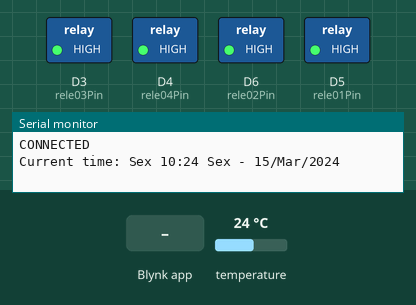
Simulated run of this sketch. Board: ESP8266 (NodeMCU). Parts: switched loads named in the sketch (green lamp = pin HIGH), the last lines printed to the serial monitor. The inputs (shaded band) are chosen by the test bench; at power-on: temperature 24 °C. WiFi joins after 1.5 s; servers stay silent unless stated; the local clock reads 2024-03-15 10:24:30 at power-on unless the sketch sets it.

Above: at 3.3 s.
3.4 s: temperature set to 0 °C
At 4.5 s:
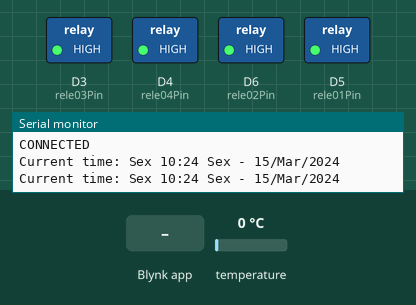
14.3 s: temperature set to 12 °C
At 24.2 s:
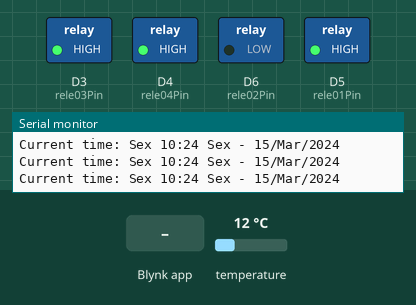
25.8 s: Blynk app writes 200 to V14
At 34.0 s:
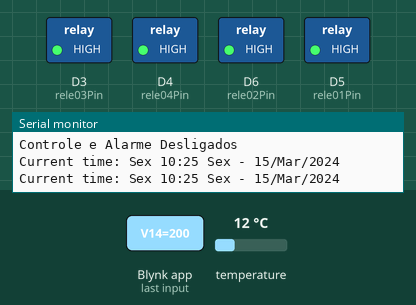
34.3 s: Blynk app writes 1 to V14
At 44.3 s:
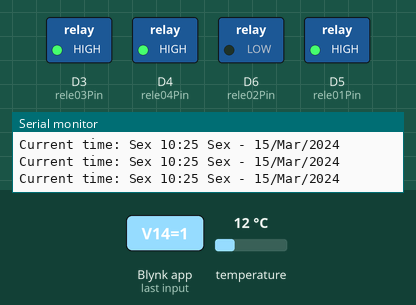
Timing chart, 0 to 45.3 s (numbered marks = the images above; inputs shaded):
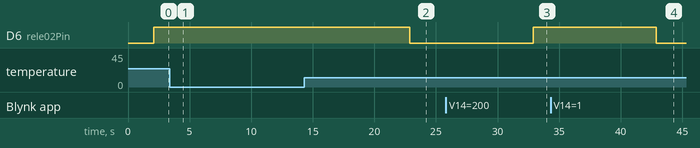

Measured:
- after the input at 3.4 s, D6 (rele02Pin): stays HIGH (without the input it goes to LOW after 9.5 s)
- after the input at 14.3 s, D6 (rele02Pin): HIGH → LOW after 8.6 s
- after the input at 25.8 s, D6 (rele02Pin): LOW → HIGH after 7.1 s
- after the input at 34.3 s, D6 (rele02Pin): HIGH → LOW after 8.6 s

The sketch:

nodeMCU_RTC_Temp_2xRele.ino
```cpp
/*AQUAMONITOR
 * ESP8266 - NODEMCU
 * Automacao Lampada + Nonitoramento da Temperatura
 * Descricao:
 * 01 - push button   D1 - GPIO5
 * 02 - push button   D2 - GPIO4
 *
 * 01 - RTC PCF8563 - D3 SDA - GPIO18
 *                  - D4 SCL - GPIO17
 *
 * 01 - Rele        - D5 - GPIO12 - HIGH
 * 02 - Rele        - D6 - GPIO14 - HIGH
 *
 * 01 - DS18B20     - D7 - GPIO13
 *
 * Livres
 * SD2 - GPIO9 - HIGH
 * SD3 - GPIO10 - HIGH
 * D8 - GPIO15 - LOW - oscila
 * RX - GPIO3 - HIGH
 * TX - GPIO1 - High - oscila

 *
 * V1  - Estado Rele 01
 * V2  - Estado Rele 02
 * V10 - Temperatuda grafico
 * V11 - Temperatura tempo real
 * V20 - Semana
 * V21 - Dia
 * V22 - Hora
 *
 * Atualiza a Temperatura a cada 1 minuto
 *
 * Blynk Local Server
 * ip: 10.12.25.100
 * port: 8080
 *
 */

/* Comment this out to disable prints and save space */
#define BLYNK_PRINT Serial

#include <SPI.h>
#include <ESP8266WiFi.h>
#include <BlynkSimpleEsp8266.h>
#include <Wire.h>
#include <OneWire.h>
#include <DallasTemperature.h>
#include <TimeLib.h>
#include <WidgetRTC.h>

BlynkTimer timer; //Objeto do tipo BlynkTimer (SimpleTimer)
WidgetRTC rtc;

char auth[] = "30bf518e8adc40fd95a07b0580554127"; // Token Blynk Server Local
char ssid[] = "ELYSIUM"; // SSID da rede WiFi
char pass[] = "Runner#932403@"; // Senha rede WiFi

// Configuracao do sensor de temperatura
#define ONE_WIRE_BUS D7   // Define porta D7 para sensor de Temperatura
OneWire oneWire(ONE_WIRE_BUS);
DallasTemperature DS18B20(&oneWire);
float temp;

//=============================================================================
const int rele01Pin = D5; // Porta D5 - 12
const int rele02Pin = D6; // Porta D6 - 14
const int rele03Pin = D3; // Porta D5 - 12
const int rele04Pin = D4; // Porta D6 - 14

int rele01State = HIGH; // Estado inicial do Rele 01
int rele02State = HIGH; // Estado inicial do Rele 02
int rele03State = HIGH; // Estado inicial do Rele 01
int rele04State = HIGH; // Estado inicial do Rele 02

// Definicoes RTC
const String DayOfWeek[7] = {"Dom", "Seg", "Ter", "Qua", "Qui", "Sex", "Sab"};
const String Month[12] = {"Jan", "Fev", "Mar", "Abr", "Mai", "Jun", "Jul", "Ago", "Set", "Out", "Nov", "Dez"};
String showWeek;
String showMonth;
String currentTime;
String currentDate;

void setup()
{
  // Debug console
  Serial.begin(115200);

  Blynk.begin(auth, ssid, pass, IPAddress(10,12,25,100), 8080);
  //Blynk.begin(auth, ssid, pass, "dux.casadohobby.com.br", 6008);
  while (Blynk.connect() == false){ //Aguardando o Blynk Local Server se conectar
  }

  pinMode(rele01Pin, OUTPUT); //Declara pino 14 como saida
  pinMode(rele02Pin, OUTPUT); //Declara pino 12 como saida
  pinMode(rele03Pin, OUTPUT); //Declara pino 14 como saida
  pinMode(rele04Pin, OUTPUT); //Declara pino 12 como saida
  digitalWrite(rele01Pin, rele01State); //Recebe estado inicial do Rele 01
  digitalWrite(rele02Pin, rele02State); //Recebe estado inicial do Rele 02
  digitalWrite(rele03Pin, rele01State); //Recebe estado inicial do Rele 01
  digitalWrite(rele04Pin, rele02State); //Recebe estado inicial do Rele 02

  DS18B20.begin(); // Inicia o Sensor de Temperatura

  setSyncInterval(10 * 60); // Define o intervalo de sincronismo de horário
  // Agendamentos
  timer.setInterval(10000L, sendTemp);  // determina intervalo de atualização da temperatura para 1 min
  timer.setInterval(1000L, clockDisplay); // Display digital clock every 10 seconds
}

// Sincroniza as portas do App
BLYNK_CONNECTED(){
  Serial.println("CONNECTED");  Blynk.run();
  Blynk.syncAll(); // Sincroniza todas as portas virtuais
  rtc.begin();
}

void loop()
{
  Blynk.run();
  timer.run();
}
```

rtcTime.ino
```cpp
// Digital clock display of the time
String printDigits(int digits){
  String new_digits;
  if (digits < 10) {
    new_digits += "0";
  }
  new_digits += String(digits);
  return new_digits;
}

void clockDisplay(){
  showWeek = DayOfWeek[weekday()-1];
  showMonth = Month[month()-1];

  currentTime = String(printDigits(hour())) + ":" + printDigits(minute());
  currentDate = String(showWeek) + " - " + printDigits(day()) + "/" + showMonth + "/" + year();
  Serial.print("Current time: ");
  Serial.print(showWeek);
  Serial.print(" ");
  Serial.print(currentTime);
  Serial.print(" ");
  Serial.print(currentDate);
  Serial.println();

  // Send time to the App
  Blynk.virtualWrite(V1, currentTime);
  // Send date to the App
  Blynk.virtualWrite(V2, currentDate);
}
```

tempControl.ino
```cpp
int maxTemp1 = 0;
int maxTemp2 = 0;
int minTemp1 = 0;
int minTemp2 = 0;

BLYNK_WRITE(V12){ // Funcao que muda o estado do Rele 01 quando o botao no APP e pressionado
  minTemp1 = param.asInt(); // Variavel recebe e armazena o dado do APP
}

BLYNK_WRITE(V13){ // Funcao que muda o estado do Rele 01 quando o botao no APP e pressionado
  minTemp2 = param.asInt(); // Variavel recebe e armazena o dado do APP
}

BLYNK_WRITE(V14){ // Funcao que muda o estado do Rele 01 (controle)
  maxTemp1 = param.asInt(); // Variavel recebe e armazena o dado do APP
}

BLYNK_WRITE(V15){ // Funcao que muda o estado do Rele 01 quando o botao no APP e pressionado
  maxTemp2 = param.asInt(); // Variavel recebe e armazena o dado do APP
}

// Instrucao para envio dos dados de Temperatura
void sendTemp(){
  DS18B20.requestTemperatures();
  temp = DS18B20.getTempCByIndex(0);

  Serial.print("Temperature: ");
  Serial.println(temp);

  Blynk.virtualWrite(V10,temp); // Porta Virtual 10 para grafico
  Blynk.virtualWrite(V11,temp); // Porta Virtual 11 para real time

  if(temp >= minTemp2 && temp <= maxTemp1){
    Serial.println("Controle e Alarme Desligados");
    digitalWrite(rele01Pin, HIGH);
    digitalWrite(rele02Pin, HIGH);
  }
  else if(temp < minTemp1 && temp < minTemp2){
    Serial.println("Controle Ligado");
    digitalWrite(rele01Pin, LOW);
    digitalWrite(rele02Pin, HIGH);
  }
  else if(temp > maxTemp1 && temp > maxTemp2){
    Serial.println("Alarme Ligado");
    digitalWrite(rele01Pin, HIGH);
    digitalWrite(rele02Pin, LOW);
  }
}
```

timerControl.ino
```cpp
BLYNK_WRITE(V20) {
  TimeInputParam t(param);
  // Process start time
  if (t.hasStartTime()){
    Serial.println(String("Start: ") +
                   t.getStartHour() + ":" +
                   t.getStartMinute() + ":" +
                   t.getStartSecond());
    digitalWrite(rele03Pin, LOW);
  }
  else if (t.isStartSunrise()){
    Serial.println("Start at sunrise");
    digitalWrite(rele03Pin, LOW);
  }
  else if (t.isStartSunset()){
    Serial.println("Start at sunset");
    digitalWrite(rele03Pin, LOW);
  }
  else{
    // Do nothing
  }
  // Process stop time
  if (t.hasStopTime()){
    Serial.println(String("Stop: ") +
                   t.getStopHour() + ":" +
                   t.getStopMinute() + ":" +
                   t.getStopSecond());
    //digitalWrite(rele03Pin, HIGH);
  }
  else if (t.isStopSunrise()){
    Serial.println("Stop at sunrise");
    //digitalWrite(rele03Pin, HIGH);
  }
  else if (t.isStopSunset()){
    Serial.println("Stop at sunset");
    //digitalWrite(rele03Pin, HIGH);
  }
  else{
    // Do nothing: no stop time was set
  }

  // Process timezone
  // Timezone is already added to start/stop time

  Serial.println(String("Time zone: ") + t.getTZ());

  // Get timezone offset (in seconds)
  Serial.println(String("Time zone offset: ") + t.getTZ_Offset());

  // Process weekdays (1. Mon, 2. Tue, 3. Wed, ...)

  for (int i = 1; i <= 7; i++) {
    if (t.isWeekdaySelected(i)) {
      Serial.println(String("Day ") + i + " is selected");
    }
  }
  Serial.println();
}
```
